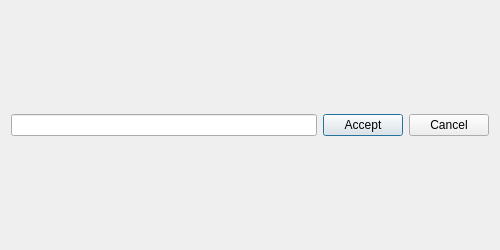
<?xml version="1.0" encoding="UTF-8"?>
<ui version="4.0">
 <class>LoginWindow</class>
 <widget class="QDialog" name="LoginWindow">
  <property name="geometry">
   <rect>
    <x>0</x>
    <y>0</y>
    <width>500</width>
    <height>250</height>
   </rect>
  </property>
  <property name="minimumSize">
   <size>
    <width>500</width>
    <height>250</height>
   </size>
  </property>
  <property name="maximumSize">
   <size>
    <width>500</width>
    <height>250</height>
   </size>
  </property>
  <property name="windowTitle">
   <string>Dialog</string>
  </property>
  <layout class="QVBoxLayout" name="verticalLayout_2">
   <item>
    <layout class="QVBoxLayout" name="verticalLayout">
     <item>
      <layout class="QHBoxLayout" name="horizontalLayout">
       <item>
        <widget class="QLineEdit" name="loginField">
         <property name="maxLength">
          <number>10</number>
         </property>
         <property name="clearButtonEnabled">
          <bool>true</bool>
         </property>
        </widget>
       </item>
       <item>
        <widget class="QPushButton" name="okButton">
         <property name="text">
          <string>Accept</string>
         </property>
        </widget>
       </item>
       <item>
        <widget class="QPushButton" name="cancelButton">
         <property name="text">
          <string>Cancel</string>
         </property>
        </widget>
       </item>
      </layout>
     </item>
    </layout>
   </item>
  </layout>
 </widget>
 <resources/>
 <connections/>
</ui>
